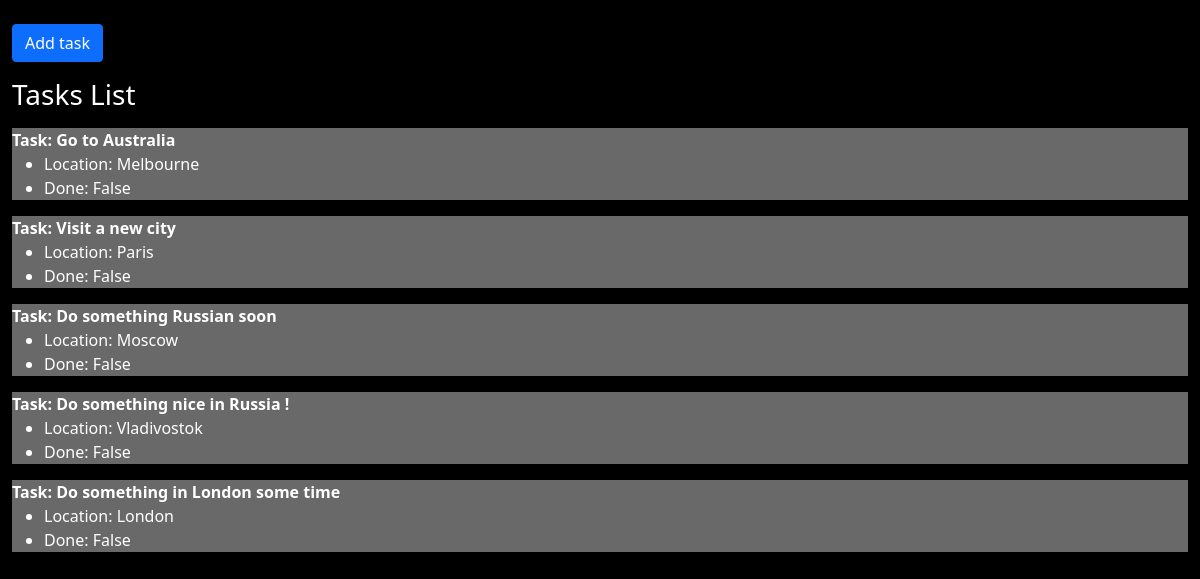
/todos/, run on an earlier commit of the app's database.
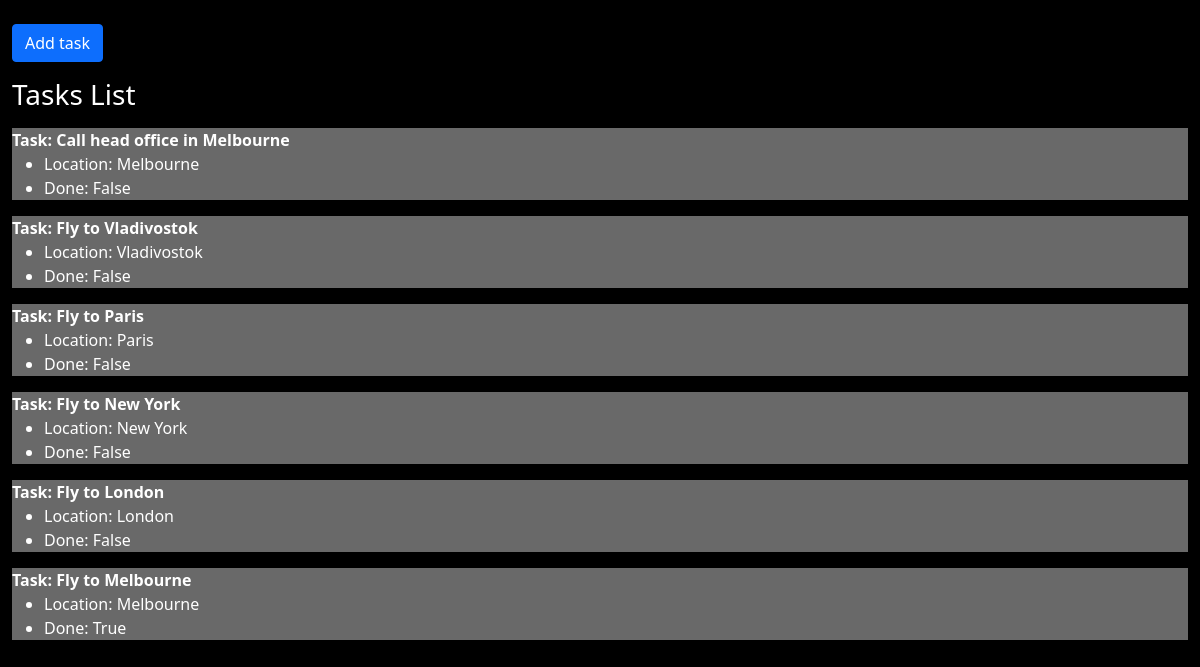
And on a later commit of the database.
### todos/models.py (models this page shows, shortened)
class Todo(models.Model):
    MELBOURNE = 'Melbourne'
    LONDON = 'London'
    NEW_YORK = 'New York'
    PARIS = 'Paris'
    VLADIVOSTOK = 'Vladivostok'
    CITY_CHOICES = [
        (MELBOURNE, 'Melbourne'),
        (LONDON, 'London'),
        (NEW_YORK, 'New York'),
        (PARIS, 'Paris'),
        (VLADIVOSTOK, 'Vladivostok'),
    ]
    task = models.CharField(max_length=255, unique_for_date='created')
    location = models.CharField(max_length=255, choices=CITY_CHOICES)
    temperature = models.FloatField()
    done = models.BooleanField(default=False)
    created = models.DateTimeField(auto_now_add=True)
    updated = models.DateTimeField(auto_now=True)
    class Meta:
        ordering = ('-created',)

### todos/views/list_view.py (the view)
# urls.py: path('', views.TodoListView.as_view(), name='list'),
class TodoListView(ListView):
    model = Todo
    context_object_name = 'todos'
    template_name = 'todos/todo_list_view.html'

### todos/templates/todos/todo_list_view.html (shortened to what this page needs)
{% extends "todos/base.html" %}
{% block content %}
  <br>
  <p>
    <a href="{% url 'todos:create' %}" class="btn btn-primary">Add task</a>
  </p>
  <p>
    <h3>Tasks List</h3>
  </p>
  <div class="todos">
    {% for todo in todos %}
      <a href="{% url 'todos:detail' todo.id %}">
        <div class="todo">
          <strong>Task: {{todo.task}}</strong>
          <ul>
            <li>Location: {{todo.location}}</li>
            <li>Done: {{todo.done}}</li>
          </ul>
        </div>
      </a>
    {% endfor %}
  </div>
{% endblock %}

### todos/templates/todos/base.html (shortened to what this page needs)
{% load static %}
<!DOCTYPE html>
<html>
  <head>
    <link rel="stylesheet" href="{% static 'todos/vendor/css/bootstrap.min.css' %}">
    <link rel="stylesheet" href="{% static 'todos/css/todos.css' %}">
  </head>
  <body>
    <div class="container-fluid">
      <div id="content">
        {% block content %}
        {% endblock %}
      </div>
    </div>
  </body>
</html>

### todos/static/todos/css/todos.css (style rules this page uses)
body { background-color: black; color: white; }
a { text-decoration: none; color: white; }
.todos { width: 100%; }
.todo { background-color: dimgrey; }

What changed in the data, as far as the page shows it:
removed Todo: task "Go to Australia", location "Melbourne", done "False"
removed Todo: task "Visit a new city", location "Paris", done "False"
removed Todo: task "Do something Russian soon", location "Moscow", done "False"
removed Todo: task "Do something nice in Russia !", location "Vladivostok", done "False"
removed Todo: task "Do something in London some time", location "London", done "False"
added Todo: task "Call head office in Melbourne", location "Melbourne", done "False"
added Todo: task "Fly to Vladivostok", location "Vladivostok", done "False"
added Todo: task "Fly to Paris", location "Paris", done "False"
added Todo: task "Fly to New York", location "New York", done "False"
added Todo: task "Fly to London", location "London", done "False"
added Todo: task "Fly to Melbourne", location "Melbourne", done "True"
